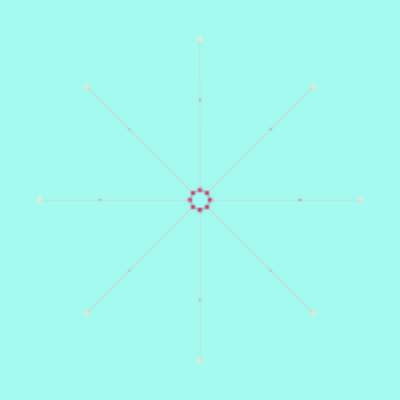
Frame 1 (no input)
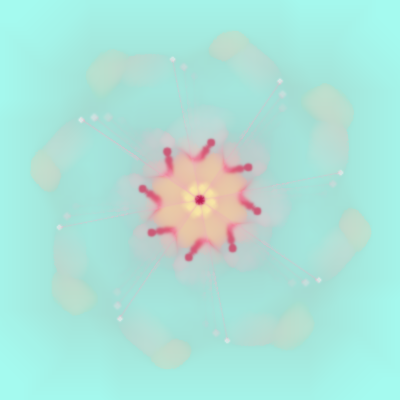
Frame 60 (the mouse pressed at the canvas centre just before this capture)
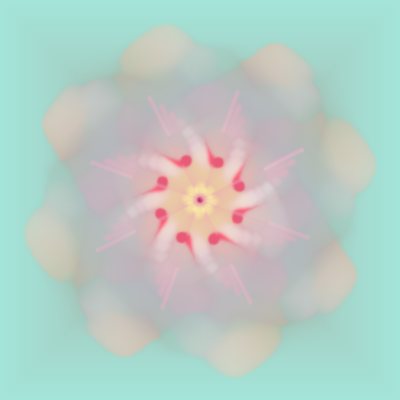
Frame 120 (the mouse held since frame 60 and released just before this capture)

The Processing sketch that drew these frames (run headless with seeded random() and noise(); from frame 60 on, the mouse is pressed at the canvas centre):

// Processing sketch: processing_10413
// ── processing_10413.pde

float b = 0.0;
float offset = 0.0;

void setup(){
  size (400,400);
  smooth();
  noStroke();
  fill(227,18,133);
  background (164,250,239);
  frameRate(30);
}
void draw(){
  //background(255);

  for (float a = 0; a <= 360; a += 45){

    float f = radians (a+offset);
    float h = radians (b);

    noStroke();
    fill(250-(sin(b)*50),234-(sin(b)*50),209-(sin(b)*70)); //rosado
    float x3 = width/2 + sin (f) * (100 + cos (b)*60);
    float y3 = height/2 + cos (f) * (100 + cos (b)*60);
    ellipse (x3, y3, cos (b)*4, cos (b)*4);



    fill(247-(cos(b)*60),90,119); //magenta
    float x1 = width/2 + sin (f) * (80+ sin (b)*10);
    float y1 = height/2 + cos (f) * (80+ sin (b)*10);
    ellipse (x1, y1, abs(sin (b)*2), abs(sin (b)*2));


    float x = width/2 + cos (f) * (100 + sin (b)*60);
    float y = height/2 + sin (f) * (100 + sin (b)*60);
    ellipse (x, y, 3+abs(sin (b)*10), 3+abs(sin (b)*10));

    fill(250,233,167); //amarillo
    float x2 = width/2 + cos (f) * (20+ sin (b)*10);
    float y2 = height/2 + sin (f) * (20+ sin (b)*10);
    ellipse (x2, y2, abs(sin (b)*4), abs(sin (b)*4));

    fill(227,18,133); //magenta centro 1
    float x4 = width/2 + sin (f) * (10+ sin (b)*10);
    float y4 = height/2 + cos (f) * (10+ sin (b)*10);
    ellipse (x4, y4, 4, 4);

    fill(188,27,78); //magenta centro 2
    float x5 = width/2 + sin (f) * (10+ sin (b)*10);
    float y5 = height/2 + cos (f) * (10+ sin (b)*10);
    ellipse (x5, y5, 6, 6);
    stroke(255,100);
    line(x1,y1,x3,y3);
   
    stroke(240,167,190);
    line(x3,y3,x4,y4);
  }

  b += 0.2;
  offset += 4;
  filter(BLUR,1);
  filter(DILATE);
}
